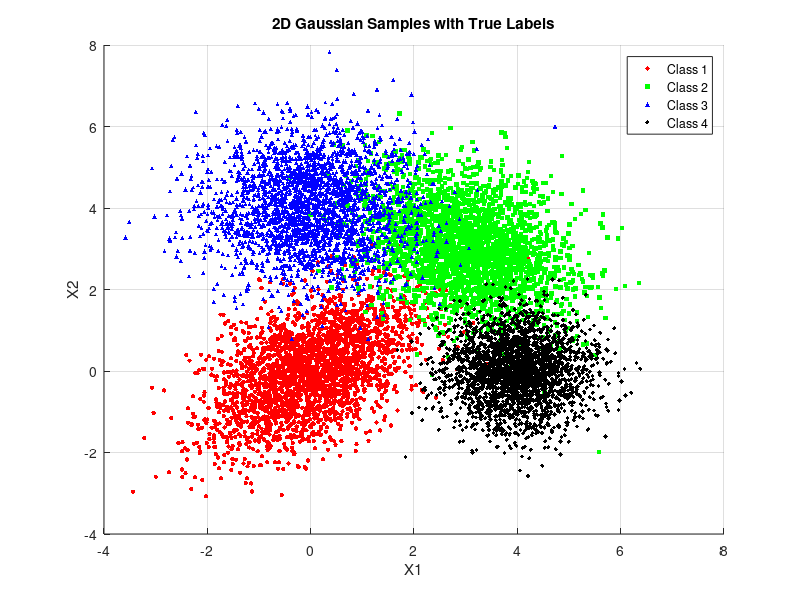

MATLAB code for this plot:
%% Ques2PartA_full.m
clc; clear; close all;

%% gaussian params
mu1 = [0 0]; 
mu2 = [3 3]; 
mu3 = [0 4]; 
mu4 = [4 0];

Sigma1 = [1 0.5; 0.5 1]; 
Sigma2 = [1 -0.3; -0.3 1];
Sigma3 = [1 0; 0 1]; 
Sigma4 = [0.5 0; 0 0.5];

means = {mu1, mu2, mu3, mu4};
covs = {Sigma1, Sigma2, Sigma3, Sigma4};

priors = [0.25 0.25 0.25 0.25]; 
N = 10000;                        

%% labels
labels = zeros(N,1);
cum_priors = cumsum(priors);
for i = 1:N
    r = rand;
    if r < cum_priors(1)
        labels(i) = 1;
    elseif r < cum_priors(2)
        labels(i) = 2;
    elseif r < cum_priors(3)
        labels(i) = 3;
    else
        labels(i) = 4;
    end
end

%% 2d samples
X = zeros(N,2);
for i = 1:N
    lbl = labels(i);
    z = randn(2,1);                
    L = chol(covs{lbl}, 'lower'); 
    X(i,:) = (means{lbl}' + L*z)';
end

%% map classfn
pred_labels = zeros(N,1);
for i = 1:N
    x = X(i,:)';
    probs = zeros(1,4);
    for j = 1:4
        diff = x - means{j}';
        probs(j) = exp(-0.5 * (diff' / covs{j} * diff)) / sqrt((2*pi)^2 * det(covs{j}));
    end
    [~, pred_labels(i)] = max(probs); 
end

accuracy = sum(pred_labels == labels)/N;
fprintf('Classification accuracy (MAP): %.2f%%\n', accuracy*100);

%% Step 6: confusion matrix
confMat = zeros(4,4);
for j = 1:4
    idx_true = labels == j;       
    for i = 1:4
        confMat(i,j) = sum(pred_labels(idx_true) == i) / sum(idx_true);
    end
end

disp('Empirical Confusion Matrix P(D=i|L=j):');
disp(confMat);

for i = 1:4
    for j = 1:4
        fprintf('P(D=%d|L=%d) = %.3f\t', i, j, confMat(i,j));
    end
    fprintf('\n');
end

%% 2D
figure; hold on;
colors = {'r','g','b','k'};   
markers = {'o','s','^','d'};  

for j = 1:4
    idx = labels == j;         
    scatter(X(idx,1), X(idx,2), 10, colors{j}, markers{j}, 'filled');
end

xlabel('X1'); ylabel('X2');
title('2D Gaussian Samples with True Labels');
legend('Class 1','Class 2','Class 3','Class 4');
grid on; hold off;
